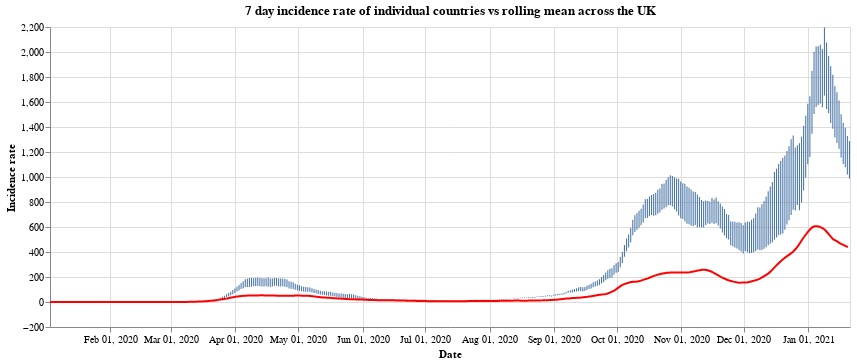

Here is the notebook cell this chart was saved with:
### Code cell
#collapse
countries = uk_cases['areaName'].unique()
countries.sort()

selection = alt.selection_single(
    name='Select',
    fields=['areaName'],
    init={'areaName': 'Wales'},
    bind={'areaName': alt.binding_select(options=countries)}
)

# scatter plot, modify opacity based on selection
bars = alt.Chart(uk_cases).mark_bar().add_selection(
    selection
).encode(
    x=alt.X("yearmonthdate(date):T", axis=alt.Axis(title='Date')),
    y=alt.Y("weeklyCasesRate:Q", axis=alt.Axis(title='Incidence rate')),
    tooltip='weeklyCasesRate:Q',
    opacity=alt.condition(selection, alt.value(1), alt.value(0))
).properties(title=f'7 day incidence rate of individual countries vs rolling mean across the UK', width=800)

line = alt.Chart(overview_cases).mark_line(
    color='red',
    size=2,
).transform_window(
    rolling_mean='mean(weeklyCasesRate)',
    frame=[0, 7]
).encode(
    x='yearmonthdate(date):T',
    y='rolling_mean:Q'
)

alt.layer(bars, line)

### Figure 1 — Vega-Lite specification as saved in the notebook (floating-point values rounded to 4 significant figures; data arrays with more than 128 entries replaced by an {"elided": "..."} marker saying what was removed)
{"config": {"view": {"continuousWidth": 400, "continuousHeight": 300}}, "layer": [{"data": {"name": "data-c9260665ca206b31619d6c378dc3387c"}, "mark": "bar", "encoding": {"opacity": {"condition": {"value": 1, "selection": "Select"}, "value": 0}, "tooltip": {"type": "quantitative", "field": "weeklyCasesRate"}, "x": {"type": "temporal", "axis": {"title": "Date"}, "field": "date", "timeUnit": "yearmonthdate"}, "y": {"type": "quantitative", "axis": {"title": "Incidence rate"}, "field": "weeklyCasesRate"}}, "selection": {"Select": {"type": "single", "fields": ["areaName"], "init": {"areaName": "Wales"}, "bind": {"areaName": {"input": "select", "options": ["England", "Northern Ireland", "Scotland", "Wales"]}}}}, "title": "7 day incidence rate of individual countries vs rolling mean across the UK", "width": 800}, {"data": {"name": "data-fc4e89700c113175e17fceb6bd8f57ca"}, "mark": {"type": "line", "color": "red", "size": 2}, "encoding": {"x": {"type": "temporal", "field": "date", "timeUnit": "yearmonthdate"}, "y": {"type": "quantitative", "field": "rolling_mean"}}, "transform": [{"window": [{"op": "mean", "field": "weeklyCasesRate", "as": "rolling_mean"}], "frame": [0, 7]}]}], "$schema": "https://vega.github.io/schema/vega-lite/v4.8.1.json", "datasets": {"data-c9260665ca206b31619d6c378dc3387c": {"elided": "1536 records"}, "data-fc4e89700c113175e17fceb6bd8f57ca": {"elided": "384 records"}}}
